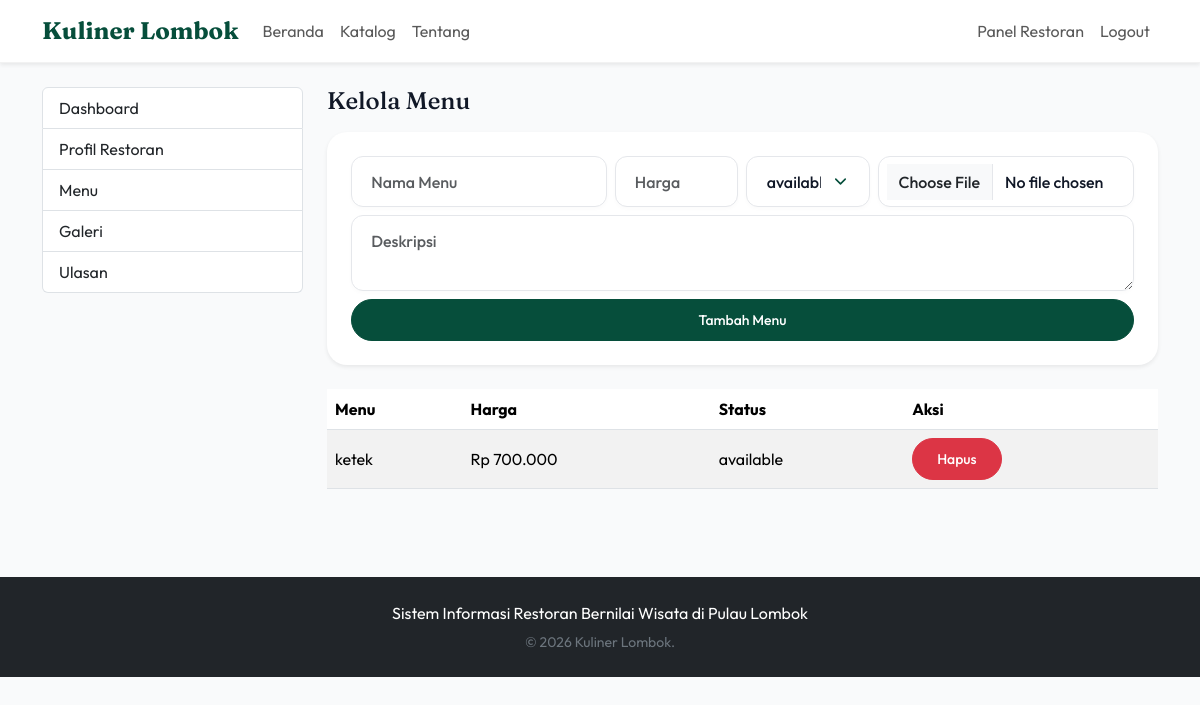
/restaurant_admin/menus.php (signed in), run on the app's committed database.
### tables this page shows
CREATE TABLE `menus` (
  `id` int(11) NOT NULL,
  `restaurant_id` int(11) NOT NULL,
  `name` varchar(100) NOT NULL,
  `description` text DEFAULT NULL,
  `price` decimal(12,2) NOT NULL,
  `image` varchar(255) DEFAULT NULL,
  `status` enum('available','unavailable') DEFAULT 'available',
  `created_at` timestamp NULL DEFAULT current_timestamp()
);

### includes/auth.php (called while the page is built, shortened)
<?php
function isLoggedIn(): bool
{
    return isset($_SESSION['user']) && is_array($_SESSION['user']);
}
function currentUser(): ?array
{
    return isLoggedIn() ? $_SESSION['user'] : null;
}

### includes/helpers.php (called while the page is built, shortened)
<?php
function e(?string $value): string
{
    return htmlspecialchars((string)$value, ENT_QUOTES, 'UTF-8');
}

### restaurant_admin/menus.php (the view, shortened to what this page needs)
<?php
require_once __DIR__ . '/../config/database.php';
require_once __DIR__ . '/../includes/auth.php';
require_once __DIR__ . '/../includes/helpers.php';
$user = currentUser();
$userId = (int)($user['id'] ?? 0);
$restaurant = mysqli_query($conn, "SELECT id FROM restaurants WHERE user_id = $userId LIMIT 1")->fetch_assoc();
$restaurantId = (int)$restaurant['id'];
require_once __DIR__ . '/../includes/header.php';
require_once __DIR__ . '/../includes/navbar.php';
$menus = mysqli_query($conn, "SELECT * FROM menus WHERE restaurant_id = $restaurantId ORDER BY created_at DESC");
?>
<main class="container py-4">
    <div class="row g-4">
        <div class="col-lg-3"><?php require __DIR__ . '/../includes/sidebar.php'; ?></div>
        <div class="col-lg-9">
            <h1 class="h4 mb-3">Kelola Menu</h1>
            <form method="post" enctype="multipart/form-data" class="card card-body mb-4 border-0 shadow-sm">
                <div class="row g-2">
                    <div class="col-md-4"><input name="name" class="form-control" placeholder="Nama Menu" required></div>
                    <div class="col-md-2"><input name="price" type="number" step="0.01" class="form-control" placeholder="Harga" required></div>
                    <div class="col-md-2"><select name="status" class="form-select"><option>available</option><option>unavailable</option></select></div>
                    <div class="col-md-4"><input type="file" name="image" class="form-control" accept="image/*"></div>
                    <div class="col-md-12"><textarea name="description" class="form-control" placeholder="Deskripsi"></textarea></div>
                    <div class="col-md-12 d-grid"><button class="btn btn-success btn-sm">Tambah Menu</button></div>
                </div>
            </form>
            <div class="table-responsive">
                <table class="table table-striped align-middle">
                    <thead><tr><th>Menu</th><th>Harga</th><th>Status</th><th>Aksi</th></tr></thead>
                    <tbody>
                    <?php while ($m = mysqli_fetch_assoc($menus)): ?>
                        <tr>
                            <td><?= e($m['name']) ?></td>
                            <td>Rp <?= number_format((float)$m['price'], 0, ',', '.') ?></td>
                            <td><?= e($m['status']) ?></td>
                            <td>
                                <form method="post" onsubmit="return confirm('Hapus menu?')">
                                    <button class="btn btn-sm btn-danger">Hapus</button>
                                </form>
                            </td>
                        </tr>
                    <?php endwhile; ?>
                    </tbody>
                </table>
            </div>
        </div>
    </div>
</main>
<?php require_once __DIR__ . '/../includes/footer.php'; ?>

### assets/css/style.css (style rules this page uses)
:root { --bg: #F9FAFB; --surface: #FFFFFF; --ink: #111827; --muted: #6B7280; --brand: #064E3B; --brand-soft: #ECFDF5; --accent: #D97706; --radius-md: 12px; --radius-lg: 20px; --shadow-soft: 0 10px 40px -10px rgba(0,0,0,0.06); --shadow-hover: 0 20px 40px -10px rgba(0,0,0,0.15); }
* { box-sizing: border-box; }
body { font-family: 'Outfit', sans-serif; color: var(--ink); background-color: var(--bg); min-height: 100vh; }
h1, h2, h3, h4, h5, h6 { font-family: 'Fraunces', serif; font-weight: 700; }
.card { border-radius: var(--radius-lg); border: none; box-shadow: var(--shadow-soft); overflow: hidden; transition: all 0.3s cubic-bezier(0.4, 0, 0.2, 1); }
.card-body { padding: 1.5rem; }
.btn { border-radius: 50rem; padding: 0.6rem 1.5rem; font-weight: 500; transition: all 0.2s; }
.btn-success { background-color: var(--brand); border-color: var(--brand); color: white; }
.form-control, .form-select { border-radius: var(--radius-md); padding: 0.8rem 1.2rem; border: 1.5px solid #E5E7EB; background-color: var(--surface); color: var(--ink); font-weight: 500; transition: all 0.3s ease; box-shadow: 0 2px 4px rgba(0,0,0,0.02); }
.form-select { appearance: none; -webkit-appearance: none; -moz-appearance: none; background-repeat: no-repeat; background-position: right 1.2rem center; background-size: 1.2em; padding-right: 3rem; cursor: pointer; }
.form-select option { font-weight: 500; padding: 10px; }

### data on the page
menus: name "ketek", price "700.000", status "available"
